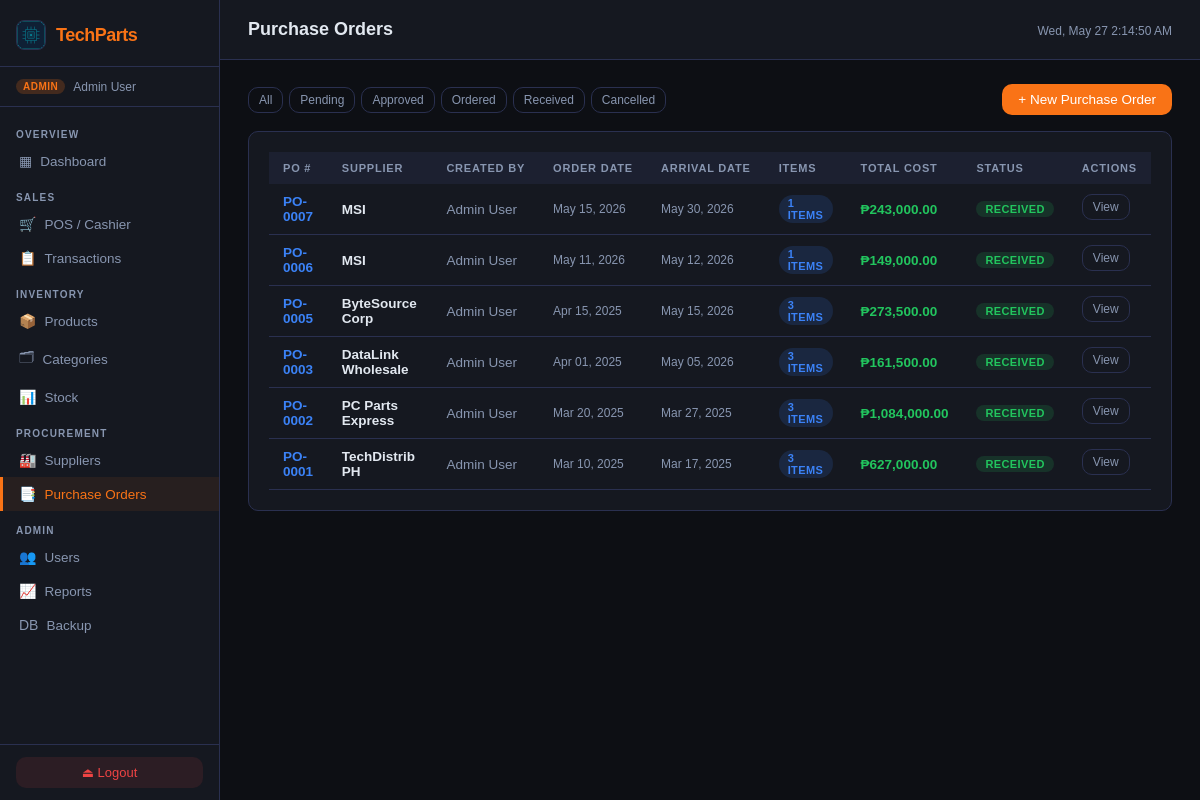
Page /pages/purchase_orders.php?status=Received (signed in) on the earlier database version.
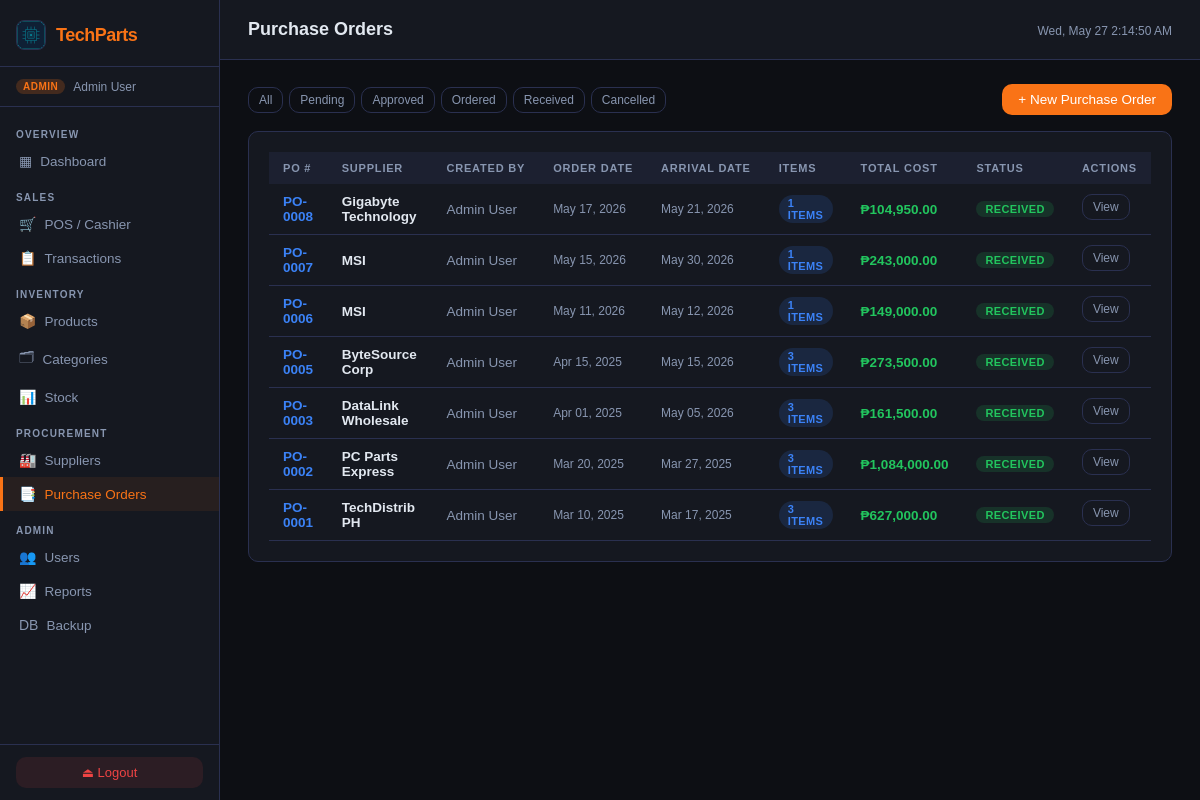
Same page on the later database version.
### tables this page shows
CREATE TABLE `purchaseorder` (
  `ID` int NOT NULL AUTO_INCREMENT,
  `OrderDate` timestamp NULL DEFAULT CURRENT_TIMESTAMP,
  `ArrivalDate` date DEFAULT NULL,
  `Status` enum('Pending','Approved','Ordered','Received','Cancelled') DEFAULT 'Pending',
  `Notes` text,
  `Supplier_ID` int NOT NULL,
  `User_ID` int NOT NULL,
  PRIMARY KEY (`ID`),
  KEY `Supplier_ID` (`Supplier_ID`),
  KEY `User_ID` (`User_ID`),
  CONSTRAINT `purchaseorder_ibfk_1` FOREIGN KEY (`Supplier_ID`) REFERENCES `supplier` (`ID`),
  CONSTRAINT `purchaseorder_ibfk_2` FOREIGN KEY (`User_ID`) REFERENCES `user` (`ID`)
);

CREATE TABLE `supplier` (
  `ID` int NOT NULL AUTO_INCREMENT,
  `Name` varchar(255) NOT NULL,
  `Phone` varchar(20) NOT NULL,
  `Email` varchar(254) NOT NULL,
  `Address` varchar(255) NOT NULL,
  `IsActive` tinyint(1) DEFAULT '1',
  PRIMARY KEY (`ID`),
  UNIQUE KEY `Phone` (`Phone`),
  UNIQUE KEY `Email` (`Email`)
);

CREATE TABLE `user` (
  `ID` int NOT NULL AUTO_INCREMENT,
  `Name` varchar(100) NOT NULL,
  `Email` varchar(254) NOT NULL,
  `Password` varchar(255) NOT NULL,
  `Role` enum('Admin','Cashier') NOT NULL,
  `IsActive` tinyint(1) DEFAULT '1',
  `CreatedAt` timestamp NULL DEFAULT CURRENT_TIMESTAMP,
  PRIMARY KEY (`ID`),
  UNIQUE KEY `Email` (`Email`)
);

### pages/purchase_orders.php (the view, shortened to what this page needs)
<?php
$db = getDB();
$isAdmin = in_array($_SESSION['role'], ['Admin', 'User']);
$statusFilt = $_GET['status'] ?? '';
$where = $statusFilt ? 'WHERE po.Status=?' : '';
$params = $statusFilt ? [$statusFilt] : [];
$pos = $db->prepare("
    SELECT po.*, s.Name AS SupplierName, u.Name AS CreatedBy,
           COUNT(poi.ID) AS ItemCount,
           COALESCE(SUM(poi.QuantityOrdered*poi.UnitCost),0) AS TotalCost
    FROM PurchaseOrder po
    JOIN Supplier s ON po.Supplier_ID=s.ID
    JOIN User u ON po.User_ID=u.ID
    LEFT JOIN PurchaseOrderItem poi ON poi.PurchaseOrder_ID=po.ID
    $where GROUP BY po.ID ORDER BY po.OrderDate DESC
");
$pos->execute($params);
$poList = $pos->fetchAll();
include __DIR__ . '/../includes/header.php';
?>
<link rel="stylesheet" href="/css/purchase_orders.css">
<div class="toolbar">
  <div style="display:flex;gap:6px">
    <?php foreach (['' => 'All', 'Pending' => 'Pending', 'Approved' => 'Approved', 'Ordered' => 'Ordered', 'Received' => 'Received', 'Cancelled' => 'Cancelled'] as $v => $l): ?>
      <a href="?status=<?= $v ?>" class="btn btn-ghost btn-sm <?= $statusFilt === $v ? 'btn-primary' : '' ?>"><?= $l ?></a>
    <?php endforeach; ?>
  </div>
  <?php if ($isAdmin): ?>
    <button class="btn btn-primary" onclick="openModal('po-modal')">+ New Purchase Order</button>
  <?php endif; ?>
</div>
<div class="card">
  <div class="table-wrap">
    <table>
      <thead>
        <tr>
          <th>PO #</th>
          <th>Supplier</th>
          <th>Created By</th>
          <th>Order Date</th>
          <th>Arrival Date</th>
          <th>Items</th>
          <th>Total Cost</th>
          <th>Status</th>
          <th>Actions</th>
        </tr>
      </thead>
      <tbody>
        <?php foreach ($poList as $po): ?>
          <tr>
            <td style="font-family:'Syne',sans-serif;font-weight:700;color:var(--accent2)">PO-<?= str_pad($po['ID'], 4, '0', STR_PAD_LEFT) ?></td>
            <td style="font-weight:600"><?= htmlspecialchars($po['SupplierName']) ?></td>
            <td style="color:var(--text-muted)"><?= htmlspecialchars($po['CreatedBy']) ?></td>
            <td style="color:var(--text-muted);font-size:12px"><?= date('M d, Y', strtotime($po['OrderDate'])) ?></td>
            <td style="color:var(--text-muted);font-size:12px"><?= $po['ArrivalDate'] ? date('M d, Y', strtotime($po['ArrivalDate'])) : '—' ?></td>
            <td><span class="badge badge-blue"><?= $po['ItemCount'] ?> items</span></td>
            <td style="color:var(--accent3);font-weight:600">₱<?= number_format($po['TotalCost'], 2) ?></td>
            <td>
              <?php $c = match ($po['Status']) {
                'Received' => 'green',
                'Approved' => 'blue',
                'Ordered' => 'orange',
                'Pending' => 'yellow',
                'Cancelled' => 'red',
                default => 'gray'
              }; ?>
              <span class="badge badge-<?= $c ?>"><?= $po['Status'] ?></span>
            </td>
            <td style="display:flex;gap:6px">
              <button class="btn btn-ghost btn-sm" onclick="viewPO(<?= $po['ID'] ?>)">View</button>
            </td>
          </tr>
        <?php endforeach; ?>
      </tbody>
    </table>
  </div>
</div>
<?php include __DIR__ . '/../includes/footer.php'; ?>

Differences in the rows shown:
now on this page (row edited): purchaseorder: ID "0008", Supplier_ID.Name "Gigabyte Technology", User_ID.Name "Admin User", OrderDate "May 17, 2026", ArrivalDate "May 21, 2026", ItemCount "1", TotalCost "104,950.00", Status "RECEIVED"
